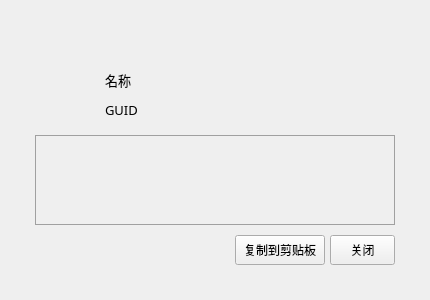
<?xml version="1.0" encoding="UTF-8"?>
<ui version="4.0">
 <class>EventTypeDescription</class>
 <widget class="QDialog" name="EventTypeDescription">
  <property name="geometry">
   <rect>
    <x>0</x>
    <y>0</y>
    <width>430</width>
    <height>300</height>
   </rect>
  </property>
  <property name="minimumSize">
   <size>
    <width>430</width>
    <height>300</height>
   </size>
  </property>
  <property name="maximumSize">
   <size>
    <width>430</width>
    <height>300</height>
   </size>
  </property>
  <property name="windowTitle">
   <string>EventTypeDescription</string>
  </property>
  <property name="styleSheet">
   <string notr="true">QScrollArea {
	border:none;
	background:transparent;
}

QScrollBar:vertical {
	background:transparent;
	padding:0px;
	width:10px;
}

QScrollBar::handle:vertical{
	background:rgba(0,0,0,35);
	border-radius:5px;
	min-height:30px;
}

QScrollBar::handle:vertical:hover,QScrollBar::handle:vertical:pressed {
	background:rgba(0,0,0,75);
}

QScrollBar::add-page:vertical,QScrollBar::sub-page:vertical {
	background:none;
}

QScrollBar::add-line:vertical,QScrollBar::sub-line:vertical {
	background:none;
}

QPlainTextEdit
{
	font-size: 13px;
	border: 1px solid rgb(160,160,160);
	background-color: transparent;
}

QPushButton{font-size:13px;}
QLabel{font-size:13px;}</string>
  </property>
  <layout class="QGridLayout" name="gridLayout">
   <property name="leftMargin">
    <number>15</number>
   </property>
   <property name="topMargin">
    <number>15</number>
   </property>
   <property name="rightMargin">
    <number>15</number>
   </property>
   <property name="bottomMargin">
    <number>15</number>
   </property>
   <property name="spacing">
    <number>0</number>
   </property>
   <item row="0" column="0">
    <widget class="QWidget" name="widget_frame" native="true">
     <property name="minimumSize">
      <size>
       <width>0</width>
       <height>0</height>
      </size>
     </property>
     <property name="maximumSize">
      <size>
       <width>16777215</width>
       <height>16777215</height>
      </size>
     </property>
     <layout class="QVBoxLayout" name="verticalLayout">
      <property name="spacing">
       <number>0</number>
      </property>
      <property name="leftMargin">
       <number>0</number>
      </property>
      <property name="topMargin">
       <number>0</number>
      </property>
      <property name="rightMargin">
       <number>0</number>
      </property>
      <property name="bottomMargin">
       <number>0</number>
      </property>
      <item>
       <widget class="QWidget" name="widget_app_head" native="true">
        <property name="minimumSize">
         <size>
          <width>0</width>
          <height>50</height>
         </size>
        </property>
        <property name="maximumSize">
         <size>
          <width>16777215</width>
          <height>50</height>
         </size>
        </property>
        <property name="styleSheet">
         <string notr="true"/>
        </property>
        <layout class="QHBoxLayout" name="horizontalLayout">
         <property name="spacing">
          <number>5</number>
         </property>
         <property name="leftMargin">
          <number>10</number>
         </property>
         <property name="topMargin">
          <number>0</number>
         </property>
         <property name="rightMargin">
          <number>7</number>
         </property>
         <property name="bottomMargin">
          <number>0</number>
         </property>
         <item>
          <widget class="QWidget" name="widget_app_icon" native="true">
           <property name="minimumSize">
            <size>
             <width>32</width>
             <height>32</height>
            </size>
           </property>
           <property name="maximumSize">
            <size>
             <width>32</width>
             <height>32</height>
            </size>
           </property>
          </widget>
         </item>
         <item>
          <spacer name="horizontalSpacer">
           <property name="orientation">
            <enum>Qt::Horizontal</enum>
           </property>
           <property name="sizeHint" stdset="0">
            <size>
             <width>727</width>
             <height>20</height>
            </size>
           </property>
          </spacer>
         </item>
         <item>
          <widget class="WinButton" name="pushButton_app_close">
           <property name="minimumSize">
            <size>
             <width>36</width>
             <height>36</height>
            </size>
           </property>
           <property name="maximumSize">
            <size>
             <width>36</width>
             <height>36</height>
            </size>
           </property>
           <property name="cursor">
            <cursorShape>PointingHandCursor</cursorShape>
           </property>
           <property name="focusPolicy">
            <enum>Qt::ClickFocus</enum>
           </property>
           <property name="toolTip">
            <string>关闭</string>
           </property>
           <property name="styleSheet">
            <string notr="true"/>
           </property>
           <property name="text">
            <string/>
           </property>
           <property name="flat">
            <bool>true</bool>
           </property>
          </widget>
         </item>
        </layout>
       </widget>
      </item>
      <item>
       <widget class="QWidget" name="widget_container" native="true">
        <property name="minimumSize">
         <size>
          <width>0</width>
          <height>0</height>
         </size>
        </property>
        <property name="styleSheet">
         <string notr="true"/>
        </property>
        <layout class="QGridLayout" name="gridLayout_3">
         <property name="leftMargin">
          <number>20</number>
         </property>
         <property name="topMargin">
          <number>0</number>
         </property>
         <property name="rightMargin">
          <number>20</number>
         </property>
         <property name="bottomMargin">
          <number>20</number>
         </property>
         <property name="spacing">
          <number>10</number>
         </property>
         <item row="0" column="0">
          <widget class="QLabel" name="label_icon">
           <property name="minimumSize">
            <size>
             <width>60</width>
             <height>60</height>
            </size>
           </property>
           <property name="maximumSize">
            <size>
             <width>60</width>
             <height>60</height>
            </size>
           </property>
           <property name="text">
            <string/>
           </property>
           <property name="scaledContents">
            <bool>true</bool>
           </property>
           <property name="textInteractionFlags">
            <set>Qt::NoTextInteraction</set>
           </property>
          </widget>
         </item>
         <item row="0" column="1">
          <layout class="QGridLayout" name="gridLayout_2">
           <property name="spacing">
            <number>0</number>
           </property>
           <item row="0" column="0">
            <widget class="QLabel" name="label_name_tip">
             <property name="minimumSize">
              <size>
               <width>40</width>
               <height>30</height>
              </size>
             </property>
             <property name="maximumSize">
              <size>
               <width>40</width>
               <height>30</height>
              </size>
             </property>
             <property name="font">
              <font>
               <family>Microsoft YaHei</family>
               <pointsize>-1</pointsize>
              </font>
             </property>
             <property name="text">
              <string>名称</string>
             </property>
             <property name="textInteractionFlags">
              <set>Qt::NoTextInteraction</set>
             </property>
            </widget>
           </item>
           <item row="0" column="1">
            <widget class="QLabel" name="label_name">
             <property name="minimumSize">
              <size>
               <width>0</width>
               <height>30</height>
              </size>
             </property>
             <property name="maximumSize">
              <size>
               <width>16777215</width>
               <height>30</height>
              </size>
             </property>
             <property name="text">
              <string/>
             </property>
             <property name="textInteractionFlags">
              <set>Qt::NoTextInteraction</set>
             </property>
            </widget>
           </item>
           <item row="1" column="0">
            <widget class="QLabel" name="label_guid_tip">
             <property name="minimumSize">
              <size>
               <width>40</width>
               <height>30</height>
              </size>
             </property>
             <property name="maximumSize">
              <size>
               <width>40</width>
               <height>30</height>
              </size>
             </property>
             <property name="font">
              <font>
               <family>Microsoft YaHei</family>
               <pointsize>-1</pointsize>
              </font>
             </property>
             <property name="text">
              <string>GUID</string>
             </property>
             <property name="textInteractionFlags">
              <set>Qt::NoTextInteraction</set>
             </property>
            </widget>
           </item>
           <item row="1" column="1">
            <widget class="QLabel" name="label_guid">
             <property name="minimumSize">
              <size>
               <width>0</width>
               <height>30</height>
              </size>
             </property>
             <property name="maximumSize">
              <size>
               <width>16777215</width>
               <height>30</height>
              </size>
             </property>
             <property name="text">
              <string/>
             </property>
             <property name="textInteractionFlags">
              <set>Qt::NoTextInteraction</set>
             </property>
            </widget>
           </item>
          </layout>
         </item>
         <item row="1" column="0" colspan="2">
          <widget class="QPlainTextEdit" name="plainTextEdit_description">
           <property name="font">
            <font>
             <family>Microsoft YaHei</family>
             <pointsize>-1</pointsize>
            </font>
           </property>
           <property name="frameShape">
            <enum>QFrame::Box</enum>
           </property>
           <property name="frameShadow">
            <enum>QFrame::Plain</enum>
           </property>
           <property name="horizontalScrollBarPolicy">
            <enum>Qt::ScrollBarAlwaysOff</enum>
           </property>
           <property name="readOnly">
            <bool>true</bool>
           </property>
          </widget>
         </item>
         <item row="2" column="0" colspan="2">
          <layout class="QHBoxLayout" name="horizontalLayout_2">
           <property name="spacing">
            <number>5</number>
           </property>
           <item>
            <spacer name="horizontalSpacer_3">
             <property name="orientation">
              <enum>Qt::Horizontal</enum>
             </property>
             <property name="sizeHint" stdset="0">
              <size>
               <width>178</width>
               <height>20</height>
              </size>
             </property>
            </spacer>
           </item>
           <item>
            <widget class="IconButton" name="pushButton_copy">
             <property name="minimumSize">
              <size>
               <width>90</width>
               <height>30</height>
              </size>
             </property>
             <property name="maximumSize">
              <size>
               <width>90</width>
               <height>30</height>
              </size>
             </property>
             <property name="font">
              <font>
               <family>Microsoft YaHei</family>
               <pointsize>-1</pointsize>
              </font>
             </property>
             <property name="cursor">
              <cursorShape>PointingHandCursor</cursorShape>
             </property>
             <property name="styleSheet">
              <string notr="true">QPushButton{font-size:12px;}</string>
             </property>
             <property name="text">
              <string>复制到剪贴板</string>
             </property>
            </widget>
           </item>
           <item>
            <widget class="IconButton" name="pushButton_close">
             <property name="minimumSize">
              <size>
               <width>65</width>
               <height>30</height>
              </size>
             </property>
             <property name="maximumSize">
              <size>
               <width>65</width>
               <height>30</height>
              </size>
             </property>
             <property name="font">
              <font>
               <family>Microsoft YaHei</family>
               <pointsize>-1</pointsize>
              </font>
             </property>
             <property name="cursor">
              <cursorShape>PointingHandCursor</cursorShape>
             </property>
             <property name="styleSheet">
              <string notr="true">QPushButton{font-size:12px;}</string>
             </property>
             <property name="text">
              <string>关闭</string>
             </property>
            </widget>
           </item>
          </layout>
         </item>
        </layout>
       </widget>
      </item>
     </layout>
    </widget>
   </item>
  </layout>
 </widget>
 <layoutdefault spacing="6" margin="11"/>
 <customwidgets>
  <customwidget>
   <class>WinButton</class>
   <extends>QPushButton</extends>
   <header>WinButton.h</header>
  </customwidget>
  <customwidget>
   <class>IconButton</class>
   <extends>QPushButton</extends>
   <header>IconButton.h</header>
  </customwidget>
 </customwidgets>
 <resources/>
 <connections/>
</ui>
